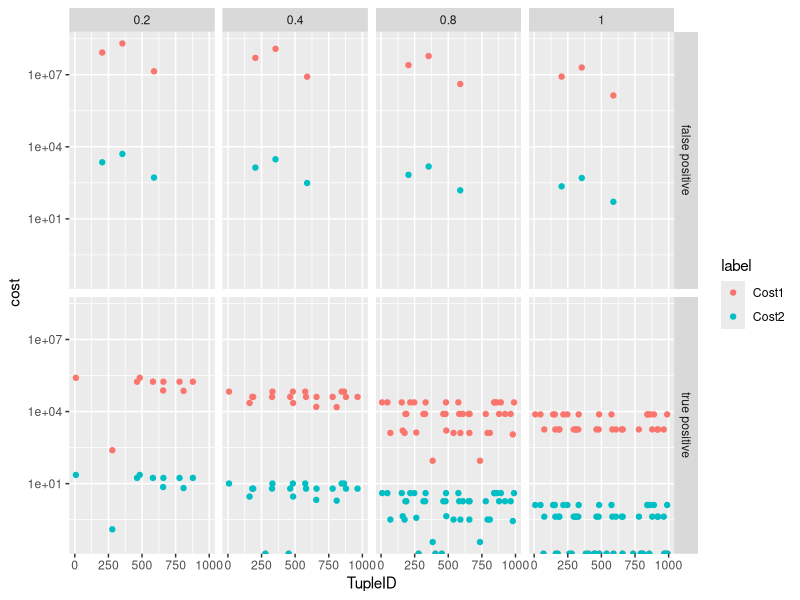
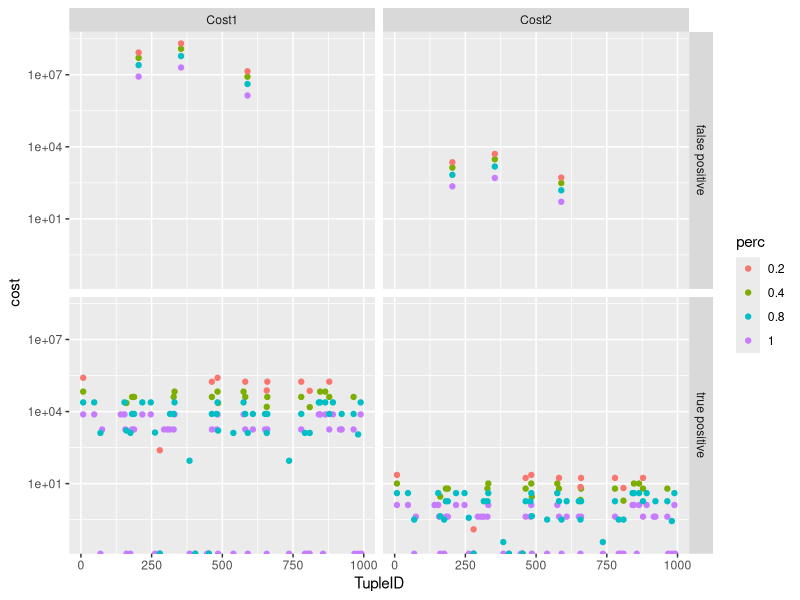

These figures' R source, in order:
library(ggplot2)

data = read.csv('costdata.tsv', sep=' ')
data$FalsePositive[data$FalsePositive == 1] = 'false positive'
data$FalsePositive[data$FalsePositive == 0] = 'true positive'
p = ggplot(data=data, aes(x=TupleID, y=cost, color=label))
p = p+geom_point()+scale_y_log10()
p = p+facet_grid(FalsePositive~perc)
ggsave('/tmp/cs_by_dist.pdf', w=12,h=5)


data$perc = factor(data$perc)
p = ggplot(data=data, aes(x=TupleID, y=cost, color=perc))
p = p+geom_point()+scale_y_log10()
p = p+facet_grid(FalsePositive~label)
ggsave('/tmp/cs_by_perc.pdf', w=12,h=5)
